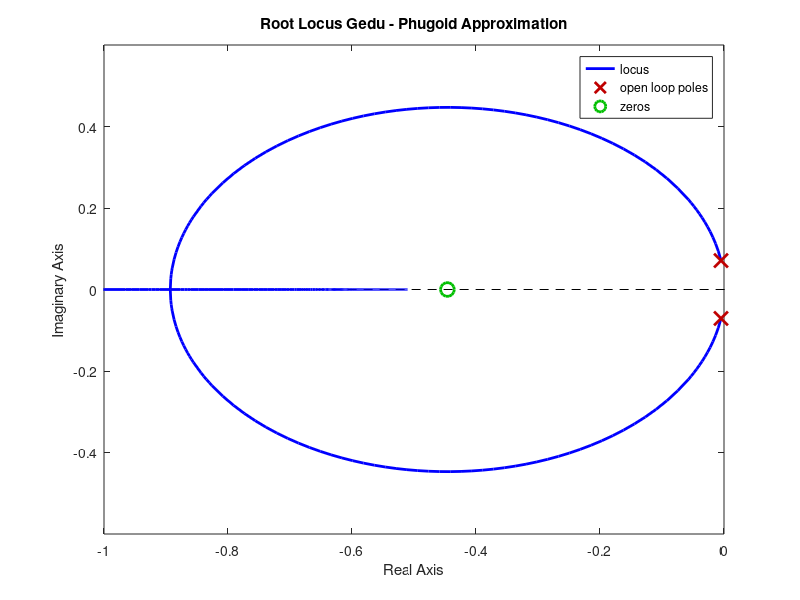
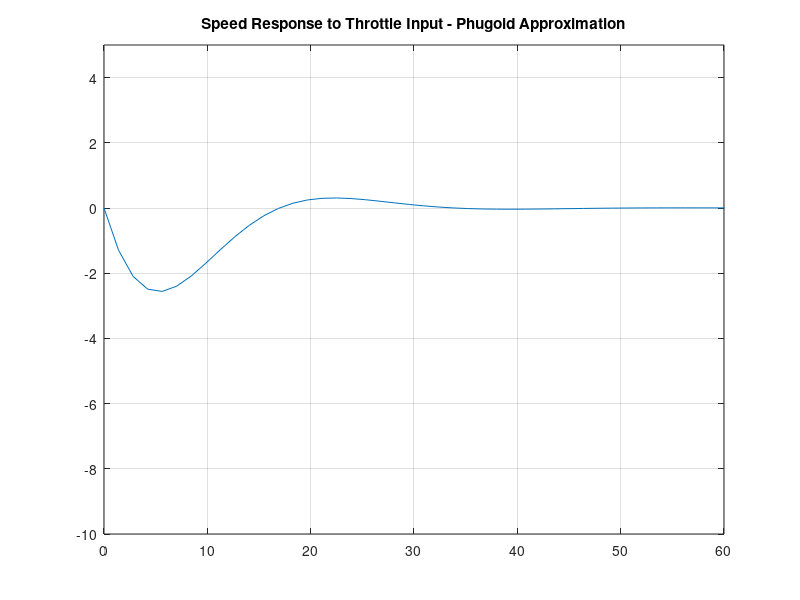

Source code (MATLAB) for these figures, in order: (Note: this script raises an error after producing the figures.)
%
% Longitudinal Modes of a Jet Transport
%
clear all
%
% Initialization of the system parameters. Longitudinal aircraft equations
%
% Dimensional Derivatives (English Units)
%
Xu=-1.358e2;
Xw=2.758e2;
%
Zu=-1.78e3;
Zw=-6.188e3;
Zq=-1.017e5;
Zwd=1.308e2;
%
Mu=3.581e3;
Mw=-3.515e4;
Mq=-1.122e7;
Mwd=-3.826e3;
%
% Aircraft & relevant data [English Units]
%
g=32.2; % [ft/s2]
theta0=0;
S=5500; % [ft2]
U0=774; % [fps]
Iyy=0.331e8; % [slug ft2]
m=636636/g; % [slug]
cbar=27.31; % [ft]
rho=0.0005909; % [slug/ft3]
%
%
% Phugoid Approximation (Ph)
%
%
% Transfer functions Outputs [u gamma] Inputs [de dp]
%
Xdp=0.3*m*g;
Zdp=0;
Mdp=0;
%
Cxde=-3.818e-6;
Czde=-0.3648;
Cmde=-1.444;
%
Xde=Cxde*(1/2*rho*U0^2*S);
Zde=Czde*(1/2*rho*U0^2*S);
Mde=Cmde*(1/2*rho*U0^2*S*cbar);
%
a1=U0*(Mde*Xw/m-Mw*Xde/m)-g*Mde;
a0=g*(Mde*Zw/m-Mw*Zde/m);
%
A1=-U0*Mw;
B1=g*Mu+U0/m*(Xu*Mw-Mu*Xw);
C1=g/m*(Zu*Mw-Mu*Zw);
%
GudePh=tf([a1 a0],[A1 B1 C1]);
GudpPh=tf(-Xdp/m*U0*Mw*[1 0],[A1 B1 C1]);
GgdpPh=tf(Xdp/m*(Mw*Zu/m-Mu*Zw/m),[A1 B1 C1]);
GgdePh=tf(Xde/m*(Mw*Zu/m-Mu*Zw/m),[A1 B1 C1]);
%
% Root Locus Gude (Phugoid Approximation)
%
figure(1)
rlocus(GudePh)
grid
title('Root Locus Gedu - Phugoid Approximation')
axis([-1 0 -0.6 0.6])
%
% Step Response to throttle input
%
k1=0.005;
k2=3*k1;
%
numJ=[k2 k1];
denJ=1;
J=tf(numJ,denJ);
%
% Close Loop Transfer Functions for the Phugoid Approximation
%
GCLPhdp2u=GudpPh/(1+GudePh*J);
[Y2,T2]=step(GCLPhdp2u);
figure(2)
plot(T2,-Y2/6)
grid
title('Speed Response to Throttle Input - Phugoid Approximation')
axis([0 60 -10 5])
%
% Full Longitudinal Model 
% 
% x=[u w q theta];
%
A=[Xu/m Xw/m 0 -g*cos(theta0) ;[Zu Zw Zq+m*U0 -m*g*sin(theta0)]/(m-Zwd); 
[Mu+Zu*Mwd/(m-Zwd) Mw+Zw*Mwd/(m-Zwd) Mq+(Zq+m*U0)*Mwd/(m-Zwd) -m*g*sin(theta0)*Mwd/(m-Zwd) ]/Iyy;
[ 0 0 1 0 ]]; 
%
% u=[de dt];
%
B=[Xde/m Xdp/m;Zde/(m-Zwd) Zdp/(m-Zwd);(Mde+Zde*Mwd/(m-Zwd))/Iyy (Mdp+Zdp*Mwd/(m-Zwd))/Iyy;0 0];
%
C=eye(4);
%
D=zeros(4,2);
%
% Transfer functions Outputs [u w q theta] Inputs [de dp]
%
[NUMde,DENde] = ss2tf(A,B,C,D,1);
[NUMdp,DENdp] = ss2tf(A,B,C,D,2);
%
Gude=tf(NUMde(1,2:5),DENde);
Gudp=tf(NUMdp(1,2:5),DENdp);
Gthetade=tf(NUMde(4,3:5),DENde);
Gthetadp=tf(NUMdp(4,4:5),DENdp);
Gwde=tf(NUMde(2,2:5),DENde);
Gwdp=tf(NUMdp(2,3:5),DENdp);
Gqde=tf(NUMde(3,2:5),DENde);
Gqdp=tf(NUMdp(3,3:5),DENdp);
Ggde=Gthetade-Gwde/U0;
Ggdp=Gthetadp-Gwdp/U0;
%
% Close Loop Transfer Functions for the Exact Equations
%
GCLdp2u=Gudp/(1+Gude*J);
[Y3,T3]=step(GCLdp2u);
figure(3)
plot(T3,-Y3/6)
grid
title('Speed Response to Throttle Input - Exact Equations')
axis([0 60 -10 5])
%
GCLdp2g=Ggdp-Ggde*J*GCLdp2u;
[Y4,T4]=step(GCLdp2g,120);
figure(4)
plot(T4,-Y4/6)
grid
title('Gamma Response to Throttle Input - Exact equations')
axis([0 120 -0.1 0])
%
